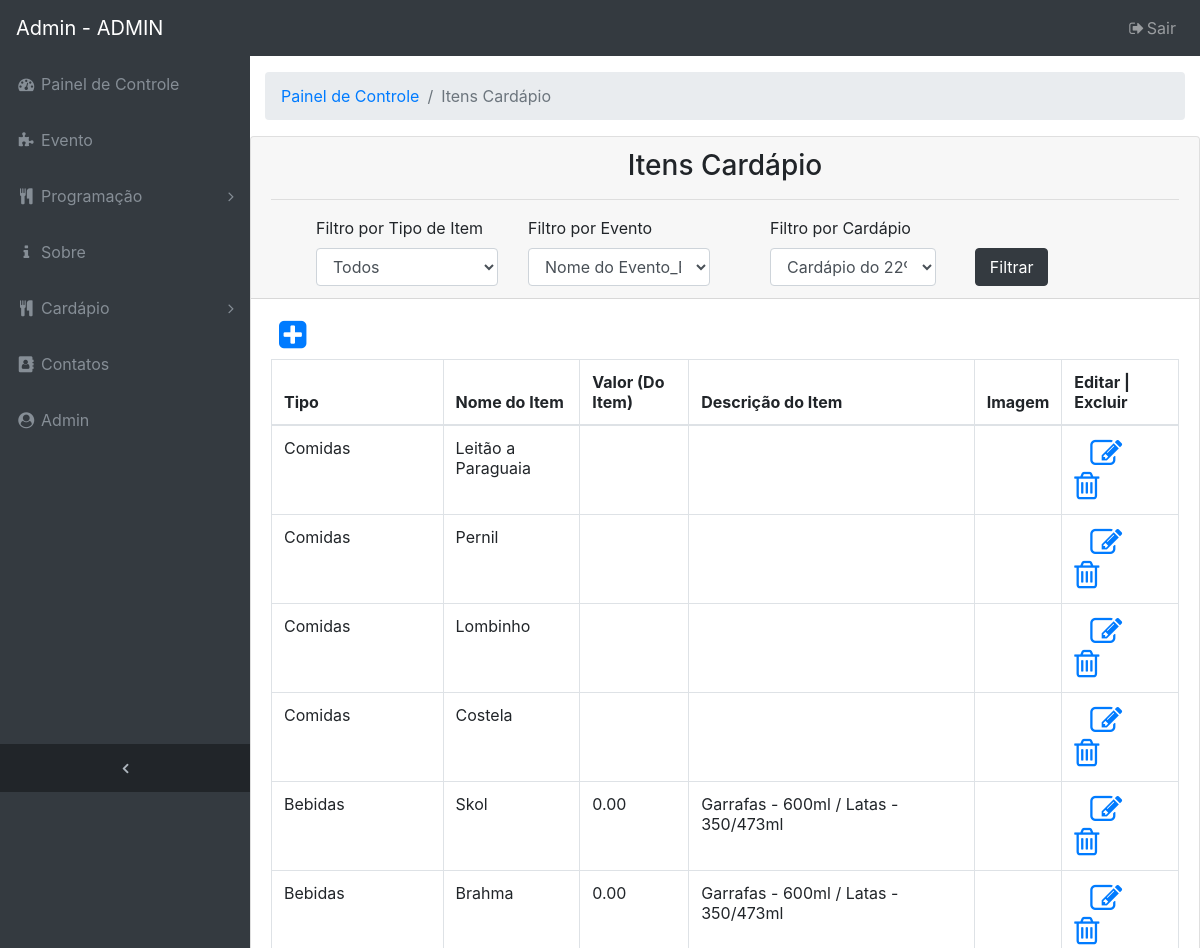
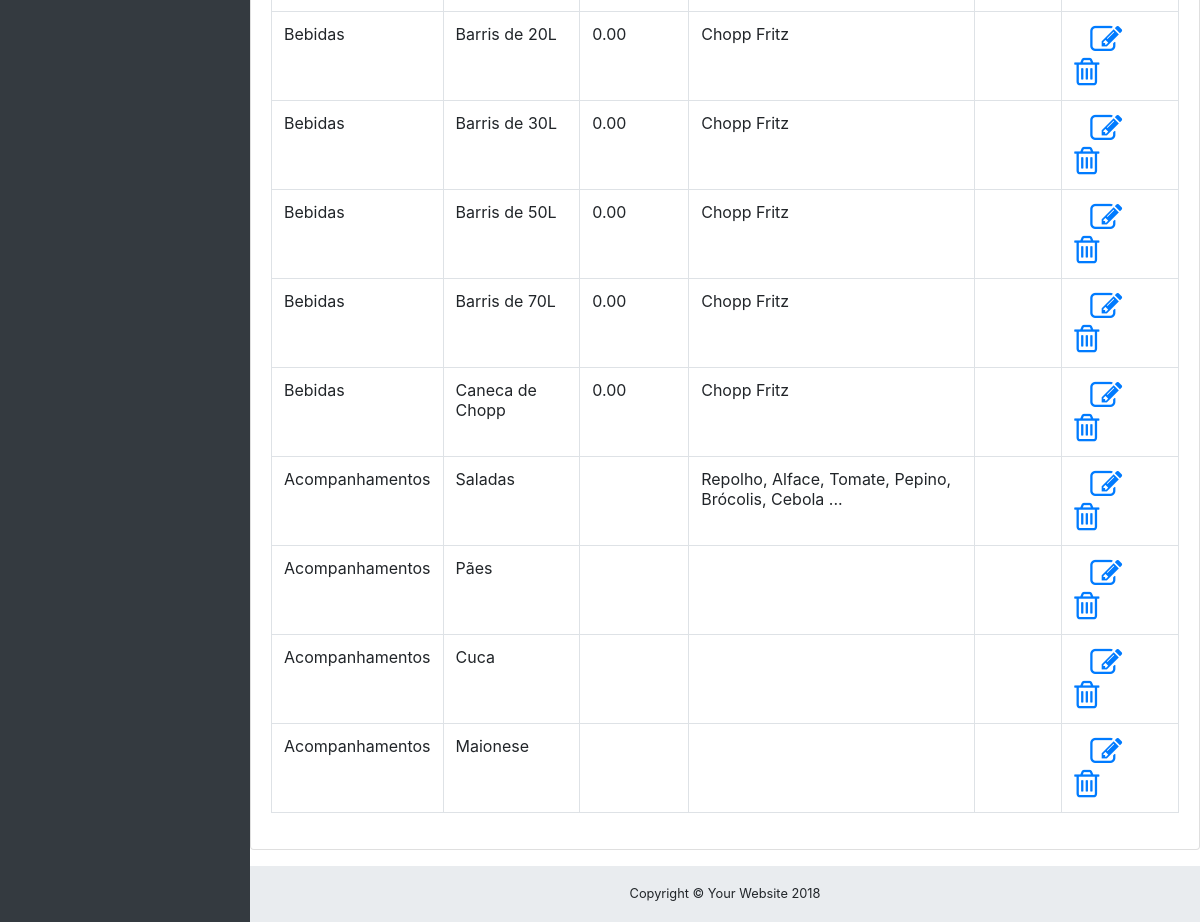
The app's page /admin/index.php?url=itens_cardapio.php (signed in), older data (2 pictures, top to bottom).
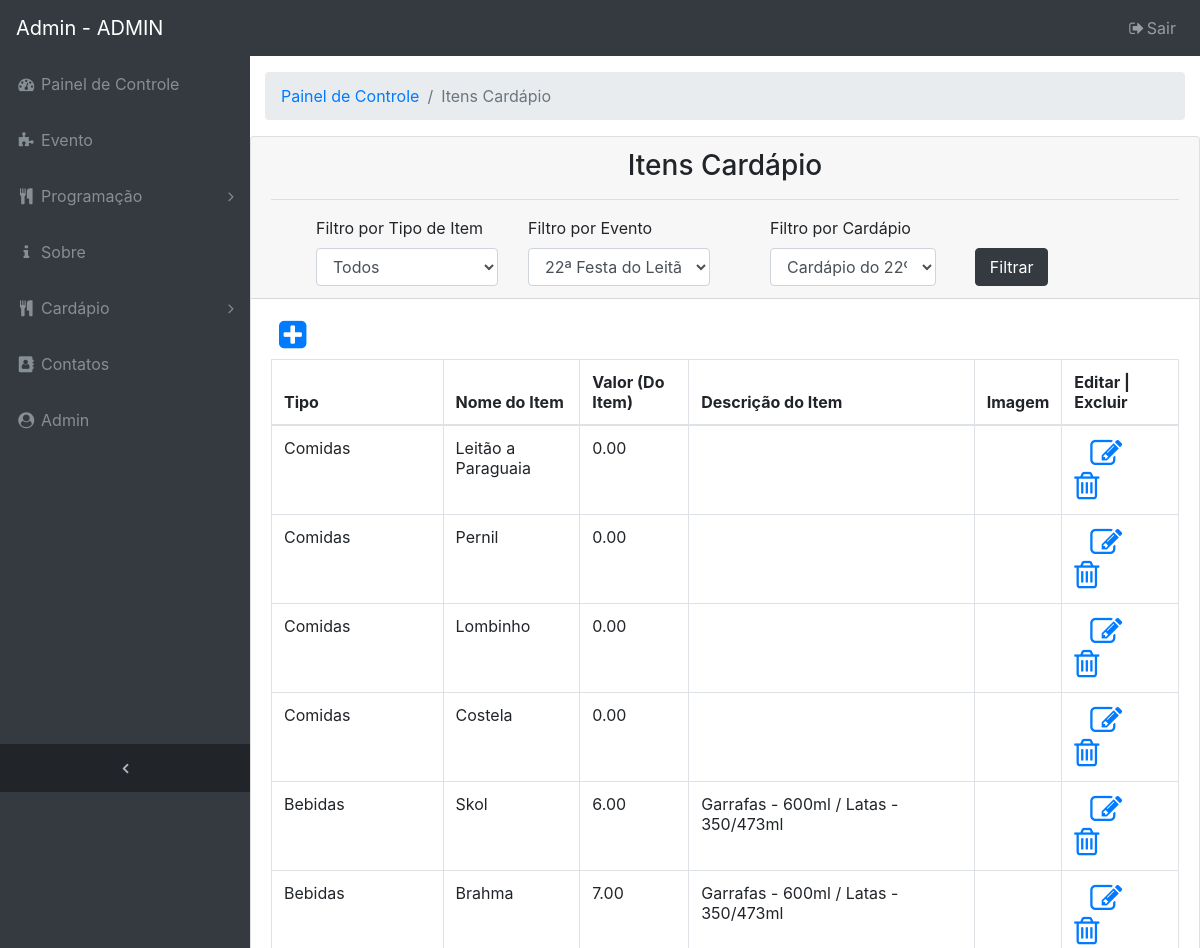
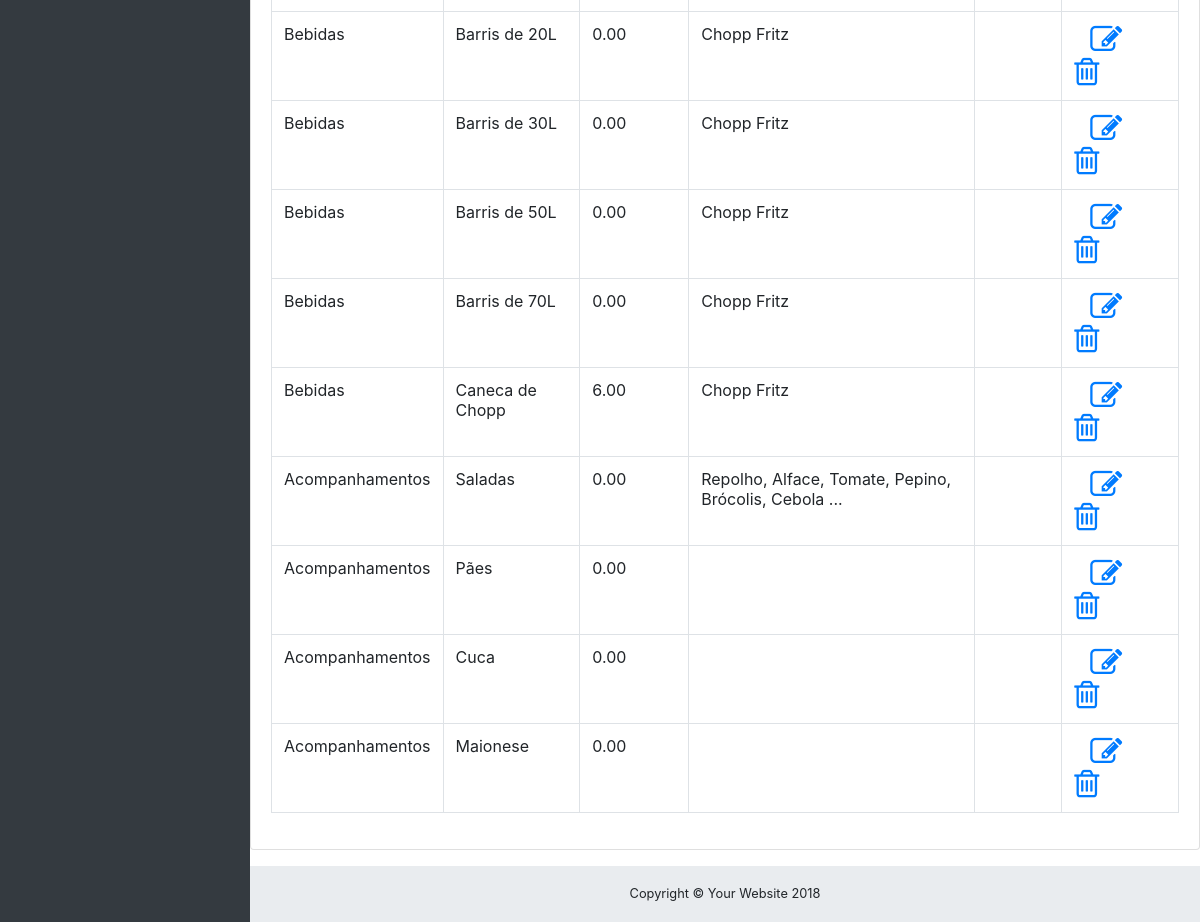
The same page, newer data (2 pictures, top to bottom).
### tables this page shows
CREATE TABLE `tb_cardapio` (
    `cod_cardapio` INTEGER NOT NULL AUTO_INCREMENT,
    `titulo_cardapio` VARCHAR(100),
    `obs_cardapio` VARCHAR(1000),
    CONSTRAINT `PK_tb_cardapio` PRIMARY KEY (`cod_cardapio`)
);

CREATE TABLE `tb_item` (
    `cod_item` INTEGER NOT NULL AUTO_INCREMENT,
    `nome_item` VARCHAR(100),
    `valor_item` FLOAT(10,2),
    `descricao_item` VARCHAR(1000),
    `img_item` VARCHAR(100),
    `cod_tipo_item` INTEGER,
    CONSTRAINT `PK_tb_item` PRIMARY KEY (`cod_item`)
);

CREATE TABLE `tb_tipo_item` (
    `cod_tipo_item` INTEGER NOT NULL AUTO_INCREMENT,
    `descricao_tipo_item` VARCHAR(100),
    `valor_tipo_item` FLOAT(10,2),
    `obs_tipo_item` VARCHAR(1000),
    CONSTRAINT `PK_tb_tipo_item` PRIMARY KEY (`cod_tipo_item`)
);

### admin/itens_cardapio.php (the view, shortened to what the changed rows need)
<?php
if (isset($login_cookie)) {
    $cod_eve = $_POST['cod_evento'];
    $cod_tip = $_POST['tipo_item'];
    $cod_car = $_POST['cod_cardapio'];
    if ($cod_tip != 0) {
        if ($cod_car != '') {
        } else {
            $cod_car = 1;
        }
        if ($cod_eve != '') {
        } else {
            $cod_eve = 1;
        }
        $selectCardapio = "SELECT * FROM tb_cardapio as c, tb_cardapio_tipo as ct, tb_item as i, tb_evento as e, tb_tipo_item as ti "
                . "where e.cod_cardapio = c.cod_cardapio "
                . "and c.cod_cardapio = ct.cod_cardapio "
                . "and ct.cod_item = i.cod_item "
                . "and i.cod_tipo_item = ti.cod_tipo_item "
                . "and ti.cod_tipo_item = '$cod_tip' "
                . "and e.cod_evento = '$cod_eve'"
                . "and c.cod_cardapio = '$cod_car' ";
    } else {
        if ($cod_eve != '') {
        } else {
            $cod_eve = 1;
        }
        if ($cod_car != '') {
        } else {
            $cod_car = 1;
        }
        $selectCardapio = "SELECT * FROM tb_cardapio as c, tb_cardapio_tipo as ct, tb_item as i, tb_evento as e, tb_tipo_item as ti "
                . "where e.cod_cardapio = c.cod_cardapio "
                . "and c.cod_cardapio = ct.cod_cardapio "
                . "and ct.cod_item = i.cod_item "
                . "and i.cod_tipo_item = ti.cod_tipo_item "
                . "and e.cod_evento = '$cod_eve'"
                . "and c.cod_cardapio = '$cod_car' ";
    }
    ?>
    <div class="card mb-3">
        <?php include './filtro_por_evento_itens_cardapio.php'; ?>
        <div class="card-body">
            <a href="?url=adc_itens_cardapio.php" title="Novo <?= $menu; ?>"><i class="fa fa-2x pb-2 pl-2 fa-plus-square"></i></a>
            <div class="table-responsive">
                <table class="table table-bordered" width="100%" cellspacing="0">
                    <thead>
                        <tr>
                            <th>Tipo</th>
                            <th>Nome do Item</th>
                            <th>Valor (Do Item)</th>
                            <th>Descrição do Item</th>
                            <th>Imagem</th>
                            <th>Editar | Excluir</th>
                        </tr>
                    </thead>
                    <tbody>
                        <?php
                        include 'conexao.php';
                        $queryCardapio = $pdo->query($selectCardapio);
                        while ($dados = $queryCardapio->fetch()) {
                            $cod = $dados['cod_item'];
                            $cod_c = $dados['cod_cardapio'];
                            $tipo = $dados['descricao_tipo_item'];
                            $nomeItem = $dados['nome_item'];
                            $valorItem = $dados['valor_item'];
                            $descricaoItem = $dados['descricao_item'];
                            $img = $dados['img_item'];
                            ?>
                            <tr>
                                <td><?= $tipo; ?></td>
                                <td><?= $nomeItem; ?></td>
                                <td><?= $valorItem; ?></td>
                                <td><?= $descricaoItem; ?></td>
                                <td><?= $img; ?></td>
                                <td>
                                    <a href="?url=edit_itens_cardapio.php&id=<?= $cod; ?>&c=<?= $cod_c; ?>" title="EDITAR"><i class="fa fa-2x fa-edit pr-3 pl-3"></i></a>
                                    <a href="?url=excBD_itens_cardapio.php&id=<?= $cod; ?>&c=<?= $cod_c; ?>" onclick="return excluir('<?= $nomeItem ?>');" title="EXCLUIR"><i class="fa fa-2x fa-trash-o"></i></a>
                                </td>
                            </tr>
                            <?php
                        }
                        ?>
                    </tbody>
                </table>
            </div>
        </div>
    </div>
<?php } ?>

### admin/filtro_por_evento_itens_cardapio.php (shortened to what the changed rows need)
<div class="card-header">
    <h3 class="text-center">Itens Cardápio</h3>
    <hr class="b-s-dashed">
    <div class="float-right col-sm-12">
        <form method="POST" action="index.php?url=itens_cardapio.php" enctype="multipart/form-data">
            <div class="float-left m-t-0 col-sm-12">
                <div class="col-sm-3 float-left">
                    <label>Filtro por Tipo de Item</label>
                    <select class="form-control" name="tipo_item">
                        <option value="0">Todos</option>
                    </select>
                </div>
                <div class="col-sm-3 float-left">
                    <label>Filtro por Evento</label>
                    <select class="form-control" required name="cod_evento">
                        <?php
                        include 'conexao.php';
                        $select = "select * from tb_evento";
                        $query = $pdo->query($select);
                        while ($dados = $query->fetch()) {
                            $cod_evento = $dados['cod_evento'];
                            $nome_evento = $dados['nome_evento'];
                            if ($cod_evento == $cod_eve) {
                                ?>
                                <option selected="true" value="<?= $cod_evento; ?>"><?= $nome_evento; ?></option>
                                <?php
                            } else if ($cod_evento != $cod_eve) {
                                ?>
                                <option value="<?= $cod_evento; ?>"><?= $nome_evento; ?></option>
                                <?php
                            }
                        }
                        ?>
                    </select>
                </div>
                <div class="col-sm-5 float-left">
                    <div class="col-sm-12 float-left">
                        <label class="col-sm-8 float-left">Filtro por Cardápio</label>
                        <div class="col-sm-8 float-left">
                            <select class="form-control" required name="cod_cardapio">
                                <?php
                                include 'conexao.php';
                                $selectEvento = "select * from tb_cardapio";
                                $queryEvento = $pdo->query($selectEvento);
                                while ($dados = $queryEvento->fetch()) {
                                    $cod_cardapio = $dados['cod_cardapio'];
                                    $titulo_cardaio = $dados['titulo_cardapio'];
                                    if ($cod_cardapio == $cod_car) {
                                        ?>
                                        <option selected="true" value="<?= $cod_cardapio; ?>"><?= $titulo_cardaio; ?></option>
                                        <?php
                                    } else if ($cod_cardapio != $cod_car) {
                                        ?>
                                        <option value="<?= $cod_cardapio; ?>"><?= $titulo_cardaio; ?></option>
                                        <?php
                                    }
                                }
                                ?>
                            </select>
                        </div>
                        <input class="btn btn-dark btn-block float-right col-sm-3 float-left" type="submit" value="Filtrar" name="Filtrar">
                    </div>
                </div>
            </div>
        </form>
    </div>
</div>

Row changes from the older to the newer data that the page shows:
changed through a linked row, tb_cardapio "Comidas": tb_item.valor_item (not shown) → "0.00"; tb_item.valor_item "0.00" → "6.00"; tb_item.valor_item "0.00" → "7.00"
Text that changed along with them:
form field cod_evento: "Nome do Evento_BD" → "22ª Festa do Leitão"
